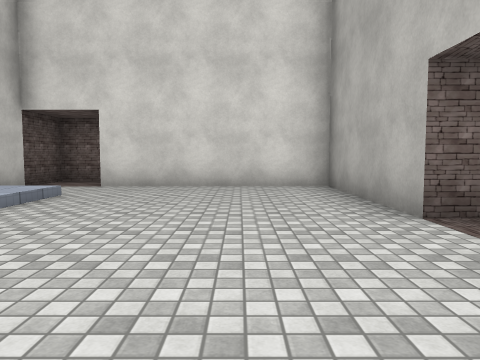
view 1 (above)

16 first-person views from a walk through a scene from a Unity 3-D project. The camera is 1.2 m above the floor, tilts 4° down and sees 70° across. The floor is counted in squares, 2 m on a side. Each view is taken from the middle of a square. On the plan, view 1 faces up. The plan holds only what a view shows up to about 10 squares ahead; the rest is blank. The player is left out. Door leaves are left out, so doorways stand open. Some surface patterns are stand-ins.

view 2
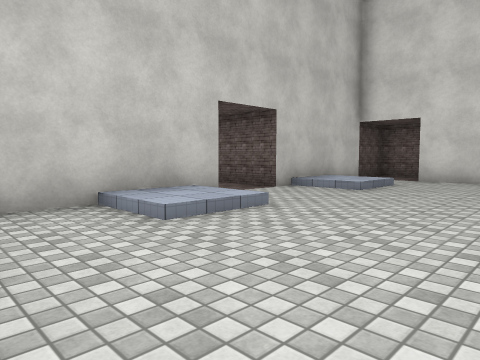

view 3
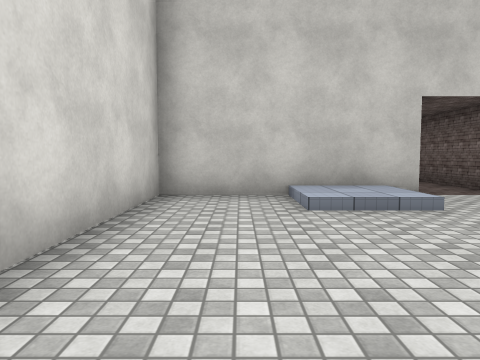

view 4
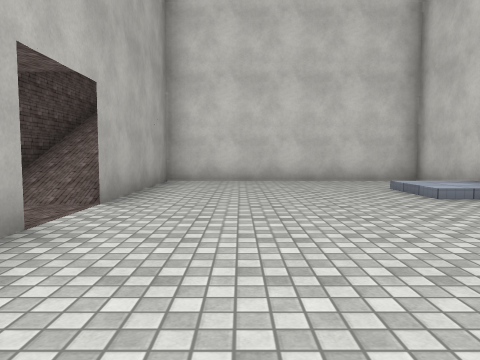

view 5
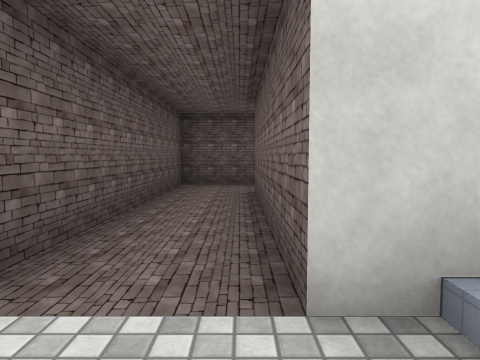

view 6
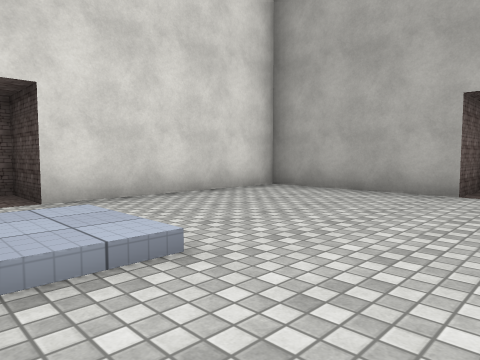

view 7
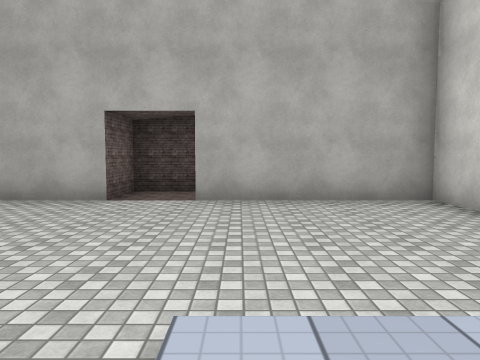

view 8
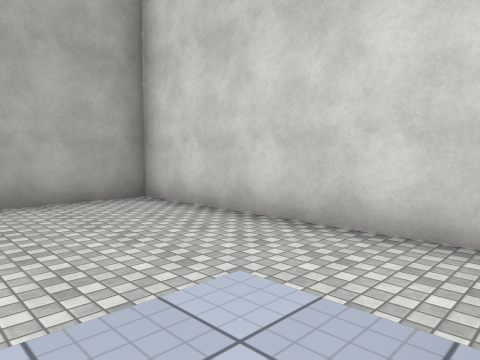

view 9
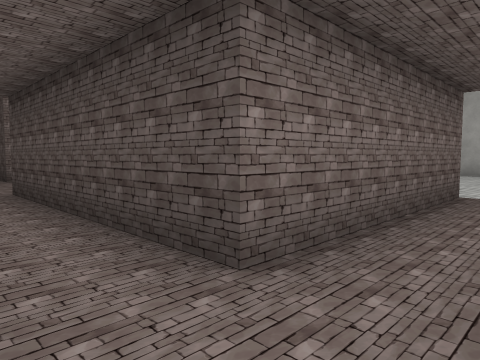

view 10
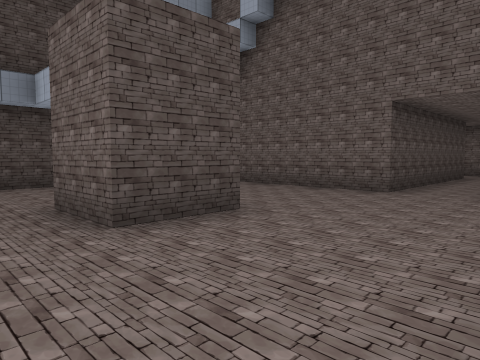

view 11
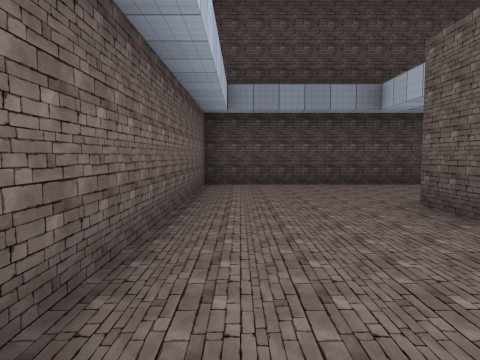

view 12
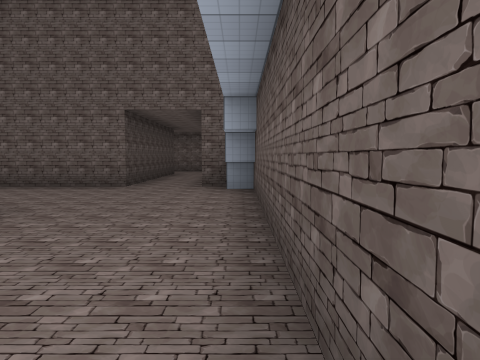

view 13
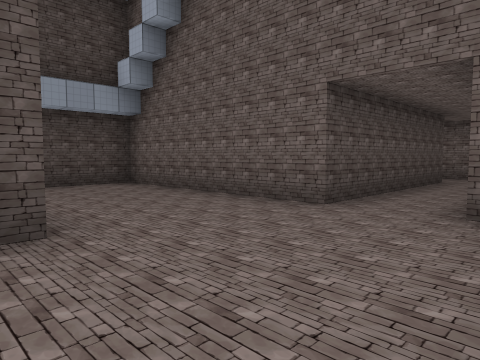

view 14
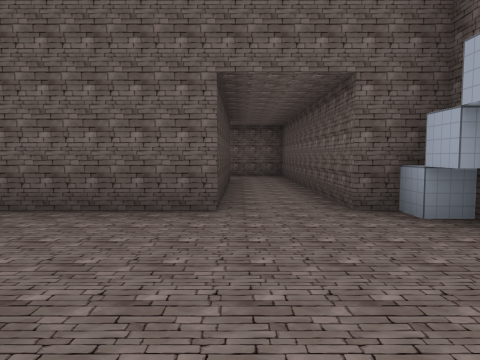

view 15
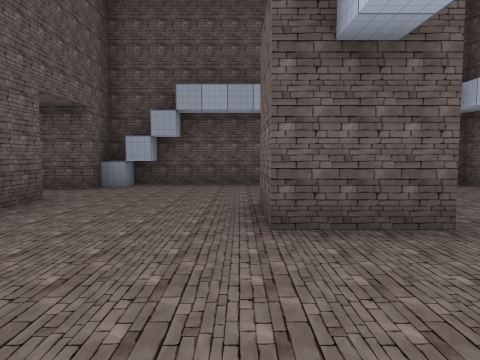

view 16
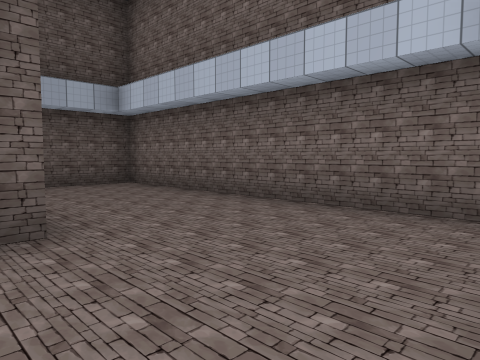

### Floor plan
Key: @ floor where view 1 was taken; # wall or solid block; . main floor; : floor 0.25 m higher than the main floor; / step, stairs or slope; D open door.
Columns run from 12 left of view 1 to 4 right of it. Each row starts with its distance up from view 1.
 16 ##########
 15 #........#
 14 #........#
 13 #........#
 12 #...##...#
 11 #........#
 10 #........#
  9 ##......###
  8  #..#####.#
  7  #..#  #DD#####
  6  #..#  #......#
  5  #..#  #//....#
  4  #..####:/....###
  3  #..............#
  2  #..............#
  1  #######//....#/#
  0        #:/..@.#/#
 -1        #......#/#
 -2        #.....##/#
 -3        #######

Positions as (right, up) in squares from view 1, and headings:
1: (0, 0), facing up
2: (0, -2), facing up-left
3: (1, -1), facing left
4: (0, 6), facing down
5: (-3, 3), facing left
6: (-4, 2), facing up-right
7: (-4, 1), facing right
8: (-4, 1), facing down-right
9: (-10, 2), facing up-right
10: (-11, 14), facing down-right
11: (-11, 15), facing right
12: (-11, 15), facing down
13: (-11, 12), facing down-right
14: (-9, 12), facing down
15: (-4, 11), facing left
16: (-4, 12), facing up-left
